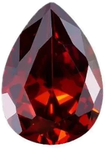
#> input picture marca/fotos-ia/lagrimas/lagrima-01.png, 106 x 150 px, given in place of mano-marta-tcorta-1.png, which was not available
$ python piedra_cambia.py
#> lines starting #> are read from the running program, lines starting #| are printed output that depends on the picture
"""Collar en la mano con la lágrima cambiando de color mes a mes (11-nov-2026, idea de Edu visto en Lucce Jewelry).

Sin IA: la foto «Marta» en la mano (mano-marta-tcorta-1.png, lágrima verde) y la lágrima se tiñe con el color de cada
mes conservando sus facetas y brillos (se pasa a luminancia y se pinta con un degradado oscuro → claro del color, sacado
de las gotas reales de marca/fotos-ia/lagrimas/lagrima-NN.png). El nombre, la cadena y las garras no se tocan.

    python marca/piedra_cambia.py   →  marca/videos-ficha/collar-piedra-mes.mp4 (4:5, 1080 × 1350, en bucle) + .jpg
"""
import subprocess
import sys
from pathlib import Path

import imageio_ffmpeg
import numpy as np
from PIL import Image, ImageDraw, ImageFilter, ImageFont

RAIZ = Path(__file__).resolve().parent.parent
FOTO = RAIZ / "marca" / "fotos-ia" / "cada-una" / "mano-marta-tcorta-1.png"   # 1520 × 2688
GOTAS = RAIZ / "marca" / "fotos-ia" / "lagrimas"
SALIDA = RAIZ / "marca" / "videos-ficha" / "collar-piedra-mes.mp4"
CAJA = (870, 1580, 1070, 1840)          # alrededor de la lágrima verde (medida por color: x 892-1044, y 1600-1818)
RECORTE = (150, 880, 1250, 2255)        # 4:5 más cerca: el nombre y la lágrima
MESES = ["Enero", "Febrero", "Marzo", "Abril", "Mayo", "Junio", "Julio", "Agosto", "Septiembre", "Octubre",
         "Noviembre", "Diciembre"]
FPS, POR_MES, FUNDIDO = 30, 1.0, 0.25


def color_mes(n):
    g = np.asarray(Image.open(GOTAS / f"lagrima-{n:02d}.png").convert("RGBA")).astype(float)
    a = g[..., 3] > 200
    rgb = g[..., :3][a]
    # el color de la piedra sin los brillos blancos ni las sombras: los píxeles más saturados (mediana)
    sat = rgb.max(axis=1) - rgb.min(axis=1)
    return np.median(rgb[sat >= np.percentile(sat, 60)], axis=0)


def main():
    im = np.asarray(Image.open(FOTO).convert("RGB")).astype(float)
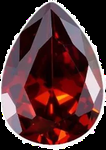
#> im: shape (150, 106, 3) float64; mean R, G, B 85.2, 51.7, 54.6
    x0, y0, x1, y1 = CAJA
    zona = im[y0:y1, x0:x1]
#> zona = empty array
    r, g, b = zona[..., 0], zona[..., 1], zona[..., 2]
#> r = empty array; g = empty array; b = empty array
    # máscara suave de la piedra: lo verde (las garras doradas tienen r > g y no entran)
    verde = np.clip((g - np.maximum(r, b) - 12) / 25, 0, 1)
#> verde = empty array
#> (the run stopped early here; a loop or call above may not have finished)

$ run again, on marca/fotos-ia/lagrimas/lagrima-05.png
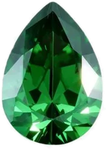
#> input picture marca/fotos-ia/lagrimas/lagrima-05.png, 107 x 150 px, given in place of mano-marta-tcorta-1.png, which was not available
#> in main, `im = np.asarray(Image.open(FOTO).convert("RGB")).astype(float)`:
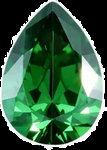
#> im: shape (150, 107, 3) float64; mean R, G, B 55.9, 96.4, 68.6
#> zona = empty array

$ run again, on marca/fotos-ia/lagrimas/lagrima-06.png
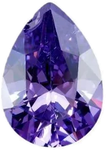
#> input picture marca/fotos-ia/lagrimas/lagrima-06.png, 106 x 150 px, given in place of mano-marta-tcorta-1.png, which was not available
#> in main, `im = np.asarray(Image.open(FOTO).convert("RGB")).astype(float)`:
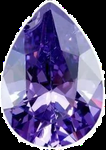
#> im: shape (150, 106, 3) float64; mean R, G, B 93.4, 84.8, 125.6
#> zona = empty array

$ run again, on marca/fotos-ia/lagrimas/lagrima-07.png
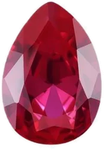
#> input picture marca/fotos-ia/lagrimas/lagrima-07.png, 104 x 150 px, given in place of mano-marta-tcorta-1.png, which was not available
#> in main, `im = np.asarray(Image.open(FOTO).convert("RGB")).astype(float)`:
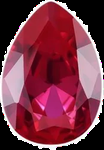
#> im: shape (150, 104, 3) float64; mean R, G, B 124.3, 54.1, 71.2
#> zona = empty array
